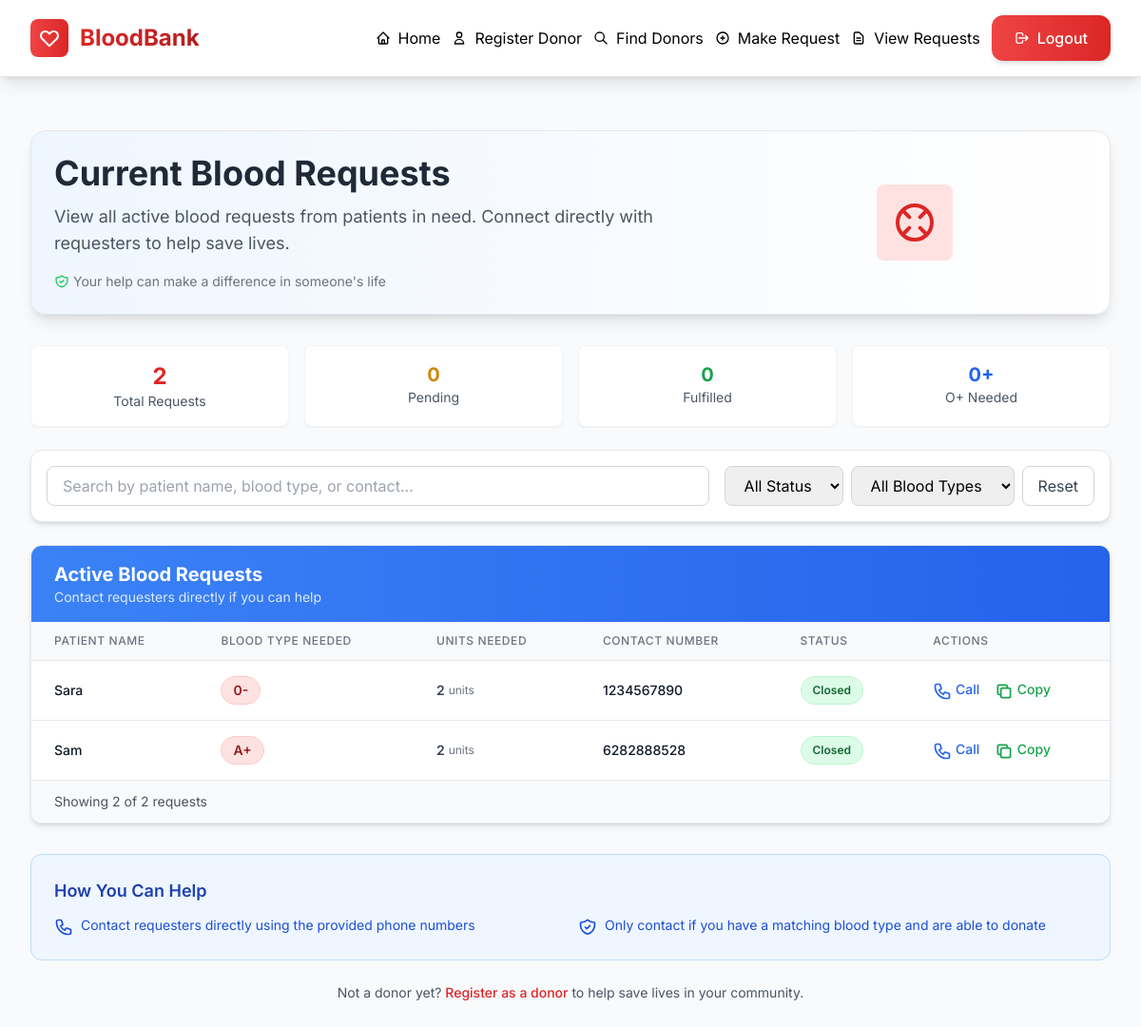
Before: /view_requests (signed in) with the older database file.
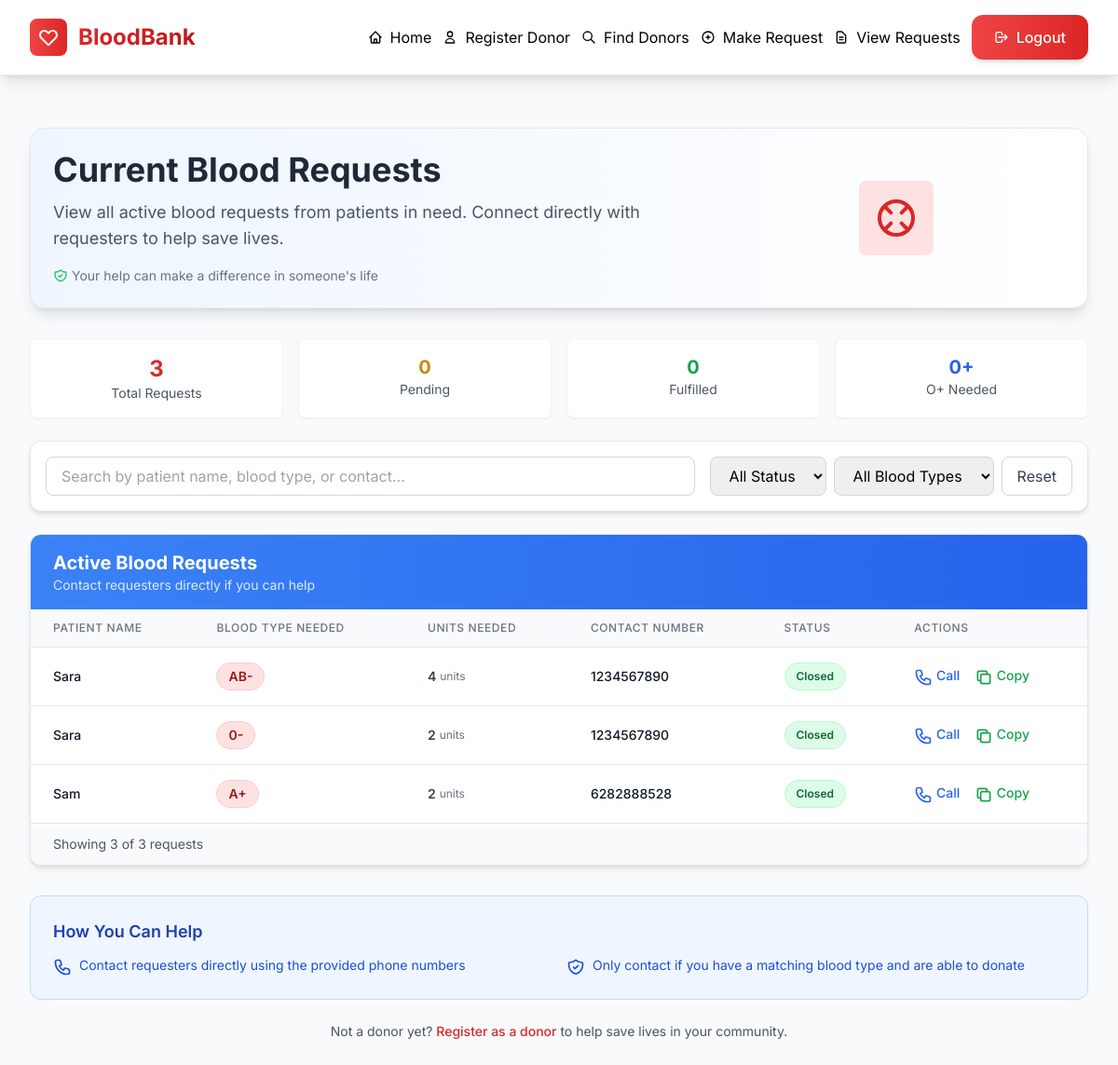
After: the same page with the newer database file.
### website/models.py (models this page shows)
class Request(db.Model):
    id = db.Column(db.Integer, primary_key=True)
    requester_id = db.Column(db.Integer, db.ForeignKey('user.id'))
    patient_name = db.Column(db.String(150))
    blood_type_needed = db.Column(db.String(10))
    units_needed = db.Column(db.Integer)
    contact_number = db.Column(db.String(15))
    status = db.Column(db.String(50), default='Pending')

### website/auth.py (the view)
@auth.route("/view_requests")
@login_required
def view_requests():
    all_requests = Request.query.order_by(Request.id.desc()).all()
    return render_template("view_requests.html", user = current_user, requests=all_requests)

### website/__init__.py (called while the page is built)
def create_app():
  app = Flask(__name__ )
  app.config['SECRET_KEY'] = 'rahasyam'
  app.config['SQLALCHEMY_DATABASE_URI'] = f'sqlite:///{DB_NAME}'
  db.init_app(app)
  from .views import views
  from .auth import auth
  app.register_blueprint(views, url_prefix='/views')
  app.register_blueprint(auth, url_prefix='/')
  from .models import User, Donor, Request
  with app.app_context():
      db.create_all()
  login_manager = LoginManager()
  login_manager.login_view = 'auth.login'
  login_manager.init_app(app)
  @login_manager.user_loader
  def load_user(id):
      return User.query.get(int(id))
  return app

### website/templates/view_requests.html (shortened to what the changed rows need)
{% extends "base.html" %}
{% block content %}
<div class="max-w-7xl mx-auto">
  <div class="bg-gradient-to-r from-blue-50 to-white rounded-2xl shadow-lg p-6 mb-8 border border-gray-200">
    <div class="flex flex-col md:flex-row items-center justify-between">
      <div class="md:w-2/3">
        <h1 class="text-3xl md:text-4xl font-bold text-gray-800 mb-3">Current Blood Requests</h1>
      </div>
    </div>
  </div>
  <div class="grid grid-cols-1 md:grid-cols-4 gap-4 mb-6">
    <div class="bg-white rounded-lg shadow-sm p-4 border border-gray-100 text-center">
      <div class="text-2xl font-bold text-red-600">{{ requests|length }}</div>
      <div class="text-sm text-gray-600">Total Requests</div>
    </div>
  </div>
  <div class="bg-white rounded-xl shadow-md overflow-hidden border border-gray-200">
    <div class="bg-gradient-to-r from-blue-500 to-blue-600 px-6 py-4">
      <h2 class="text-xl font-bold text-white">Active Blood Requests</h2>
    </div>
    {% if requests %}
    <div class="overflow-x-auto">
      <table class="min-w-full divide-y divide-gray-200" id="requestsTable">
        <thead class="bg-gray-50">
          <tr>
            <th scope="col" class="px-6 py-3 text-left text-xs font-medium text-gray-500 uppercase tracking-wider">
              Patient Name
            </th>
            <th scope="col" class="px-6 py-3 text-left text-xs font-medium text-gray-500 uppercase tracking-wider">
              Blood Type Needed
            </th>
            <th scope="col" class="px-6 py-3 text-left text-xs font-medium text-gray-500 uppercase tracking-wider">
              Units Needed
            </th>
            <th scope="col" class="px-6 py-3 text-left text-xs font-medium text-gray-500 uppercase tracking-wider">
              Contact Number
            </th>
            <th scope="col" class="px-6 py-3 text-left text-xs font-medium text-gray-500 uppercase tracking-wider">
              Status
            </th>
            <th scope="col" class="px-6 py-3 text-left text-xs font-medium text-gray-500 uppercase tracking-wider">
              Actions
            </th>
          </tr>
        </thead>
        <tbody class="bg-white divide-y divide-gray-200">
          {% for request in requests %}
          <tr class="hover:bg-gray-50 transition duration-150 request-row"
              data-patient="{{ request.patient_name }}"
              data-blood-type="{{ request.blood_type_needed }}"
              data-status="{{ request.status }}">
            <td class="px-6 py-4 whitespace-nowrap text-sm font-medium text-gray-900">
              {{ request.patient_name }}
            </td>
            <td class="px-6 py-4 whitespace-nowrap">
              <span class="px-3 py-1 inline-flex text-sm leading-5 font-semibold rounded-full bg-red-100 text-red-800 border border-red-200">
                {{ request.blood_type_needed }}
              </span>
            </td>
            <td class="px-6 py-4 whitespace-nowrap text-sm text-gray-700">
              <div class="flex items-center">
                <span class="font-semibold">{{ request.units_needed }}</span>
                <span class="text-gray-500 text-xs ml-1">units</span>
              </div>
            </td>
            <td class="px-6 py-4 whitespace-nowrap text-sm font-medium text-gray-900 contact-number">
              {{ request.contact_number }}
            </td>
            <td class="px-6 py-4 whitespace-nowrap">
              {% if request.status == 'Pending' %}
                <span class="px-3 py-1 inline-flex text-xs leading-5 font-semibold rounded-full bg-yellow-100 text-yellow-800 border border-yellow-200">
                  {{ request.status }}
                </span>
              {% else %}
                <span class="px-3 py-1 inline-flex text-xs leading-5 font-semibold rounded-full bg-green-100 text-green-800 border border-green-200">
                  {{ request.status }}
                </span>
              {% endif %}
            </td>
            <td class="px-6 py-4 whitespace-nowrap text-sm font-medium">
              <button class="text-blue-600 hover:text-blue-900 mr-3 contact-btn" data-contact="{{ request.contact_number }}" data-patient="{{ request.patient_name }}">
                Call
              </button>
              <button class="text-green-600 hover:text-green-900 copy-btn" data-contact="{{ request.contact_number }}">
                <svg xmlns="http://www.w3.org/2000/svg" class="h-5 w-5 inline" fill="none" viewBox="0 0 24 24" stroke="currentColor">
                  <path stroke-linecap="round" stroke-linejoin="round" stroke-width="2" d="M8 16H6a2 2 0 01-2-2V6a2 2 0 012-2h8a2 2 0 012 2v2m-6 12h8a2 2 0 002-2v-8a2 2 0 00-2-2h-8a2 2 0 00-2 2v8a2 2 0 002 2z" />
                </svg>
                Copy
              </button>
            </td>
          </tr>
          {% endfor %}
        </tbody>
      </table>
    </div>
    <div class="bg-gray-50 px-6 py-3 border-t border-gray-200">
      <p class="text-sm text-gray-600">
        Showing <span id="visibleCount">{{ requests|length }}</span> of {{ requests|length }} requests
      </p>
    </div>
    {% endif %}
  </div>
</div>
{% endblock %}

Changed rows visible on the page:
added Request: patient_name "Sara", blood_type_needed "AB-", units_needed "4", contact_number "1234567890", status "Closed"
Other visible differences:
{{ requests|length }}: "2" → "3"
